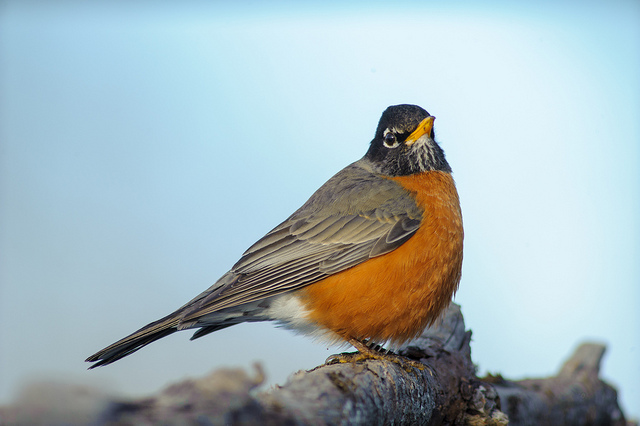
#> input picture images/bird.jpg, 640 x 426 px
$ python 0_contours.py --image ../images/bird.jpg
#> lines starting #> are read from the running program, lines starting #| are printed output that depends on the picture; after the words box and inside, x2 and y2 are one past the last pixel; in counts of white or black regions, pixels touching at a corner belong together
import numpy as np
import argparse
import cv2

ap = argparse.ArgumentParser()
ap.add_argument("-i", "--image", required=True, help='Path to the image')
args = vars(ap.parse_args())

image = cv2.imread(args['image'])
#> image is the input picture: shape (426, 640, 3); mean B, G, R 188.8, 183.9, 166.6
gray = cv2.cvtColor(image, cv2.COLOR_BGR2GRAY)
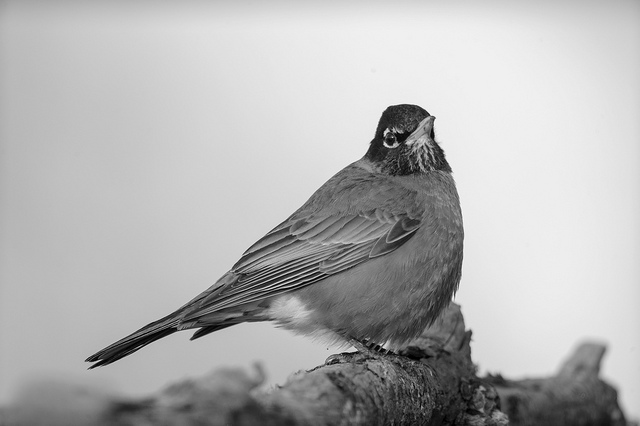
#> gray: shape (426, 640); min 0, max 250, mean 179.3
blurred = cv2.GaussianBlur(gray, (11, 11), 0)
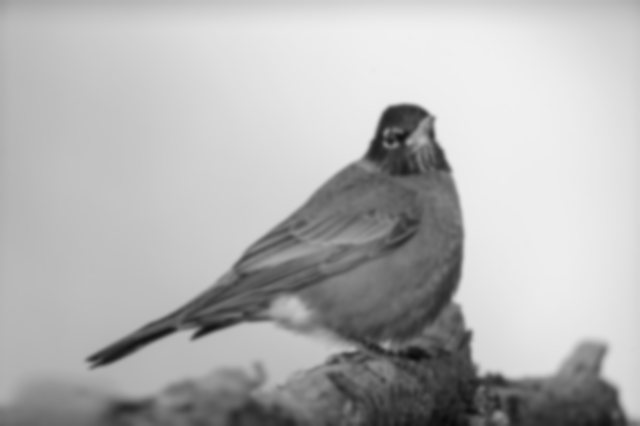
#> blurred: shape (426, 640); min 10, max 240, mean 179.3
# cv2.imshow("Original", image)

edged = cv2.Canny(blurred, 30, 150)
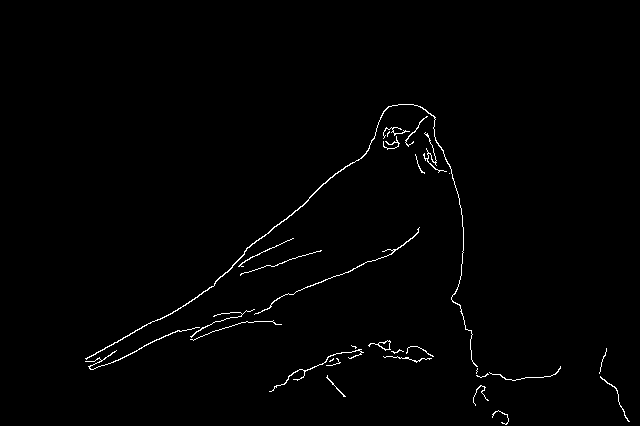
#> edged: shape (426, 640); 1% white in thin lines or dots, all inside (x1, y1, x2, y2) = (85, 104, 630, 425)

cnts = cv2.findContours(edged.copy(), cv2.RETR_EXTERNAL, cv2.CHAIN_APPROX_SIMPLE)[0]
#> cnts = 30 contours, 22 with area under 20; largest, box (x1, y1, x2, y2) and area: (85, 104, 478, 367) 244, (368, 340, 391, 351) 78, (254, 227, 420, 315) 56, (85, 327, 200, 370) 45, (269, 349, 364, 392) 38, (423, 132, 447, 173) 25, (600, 376, 630, 422) 20, (405, 116, 428, 147) 20

coins = image.copy()
cv2.drawContours(coins, cnts, -1, (0,255,0), 2)
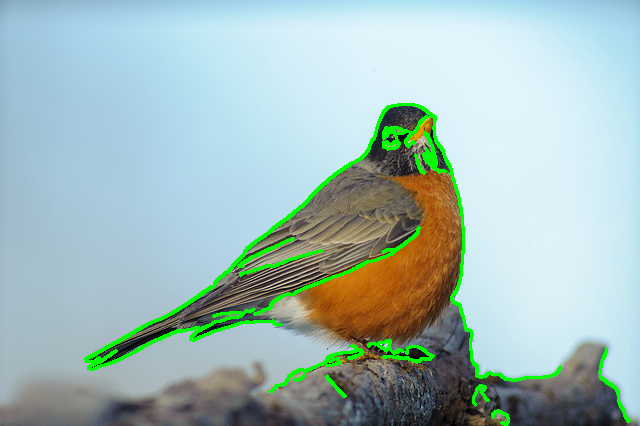
#> coins: shape (426, 640, 3); 3.21% of pixels changed, all inside (x1, y1, x2, y2) = (84, 103, 631, 426)
cv2.imshow("Coins", coins)

print("There are {} coins in this image".format(len(cnts)))
#| There are 30 coins in this image

cv2.waitKey(0)

$ run again, on images/beach.png
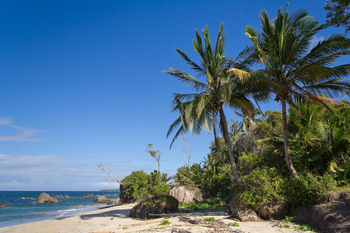
#> input picture images/beach.png, 350 x 233 px
#> image is the input picture: shape (233, 350, 3); mean B, G, R 136, 110.4, 78.6
#> `edged = cv2.Canny(blurred, 30, 150)`:
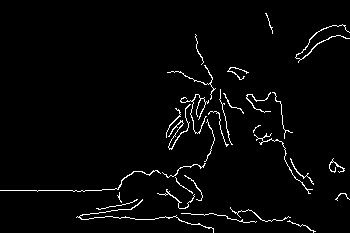
#> edged: shape (233, 350); 2.7% white in thin lines or dots
#> cnts = 30 contours, 22 with area under 20; largest, box (x1, y1, x2, y2) and area: (295, 24, 350, 63) 38, (168, 104, 191, 150) 32, (76, 199, 214, 233) 26, (180, 94, 209, 134) 24, (0, 170, 161, 192) 23, (254, 133, 313, 194) 22, (246, 92, 271, 113) 20, (157, 189, 195, 209) 20
#> `cv2.drawContours(coins, cnts, -1, (0,255,0), 2)`:
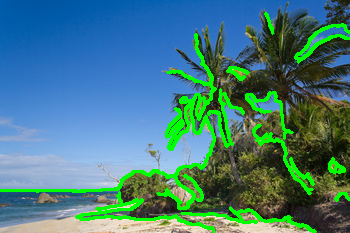
#> coins: shape (233, 350, 3); 8.89% of pixels changed, all inside (x1, y1, x2, y2) = (0, 12, 350, 233)
#| There are 30 coins in this image
